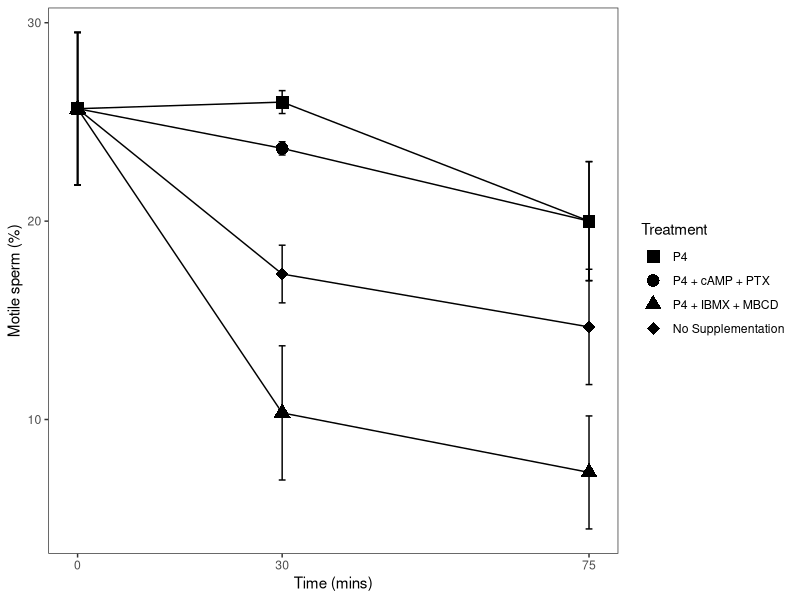
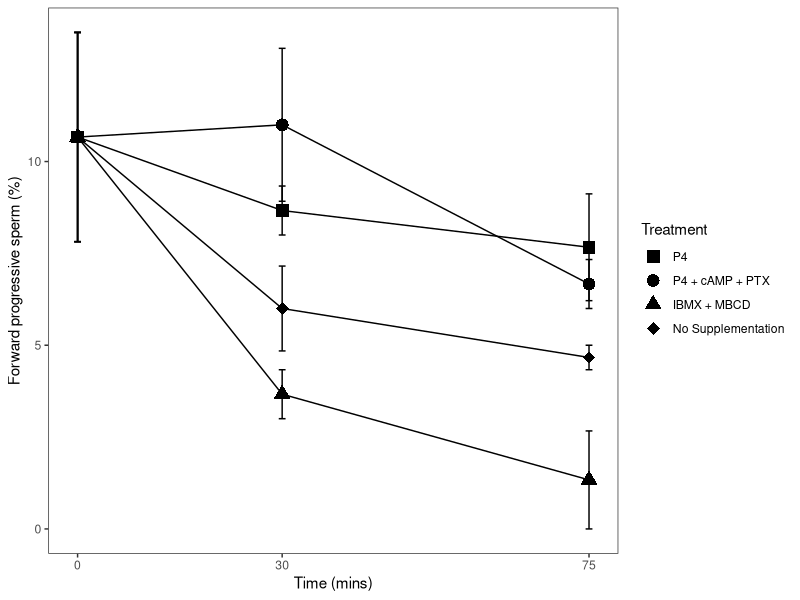
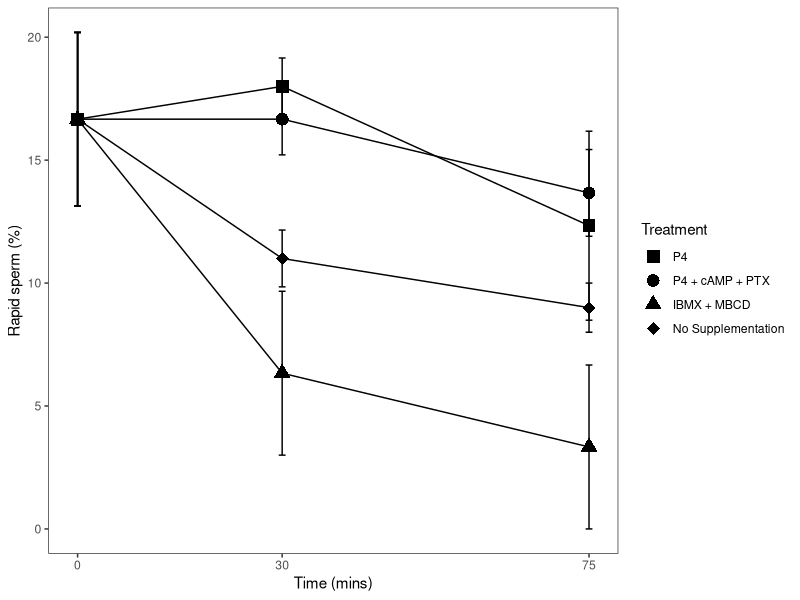
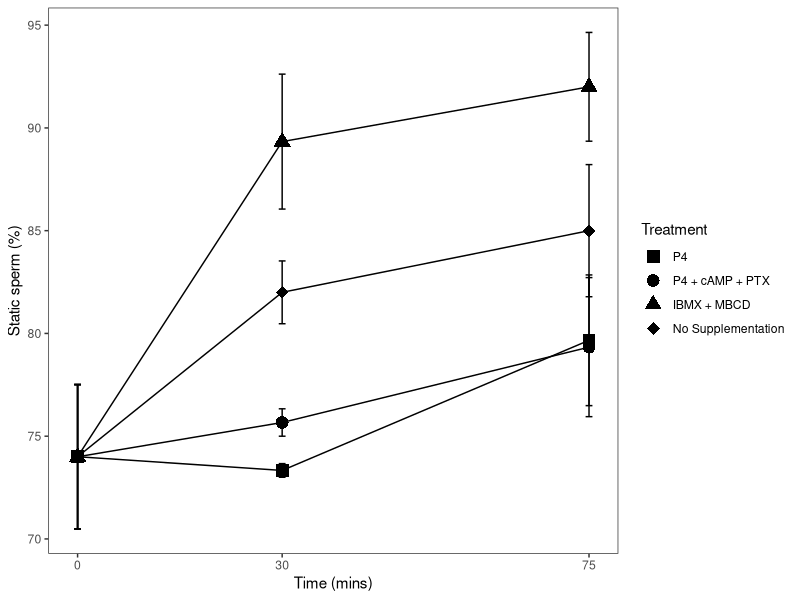
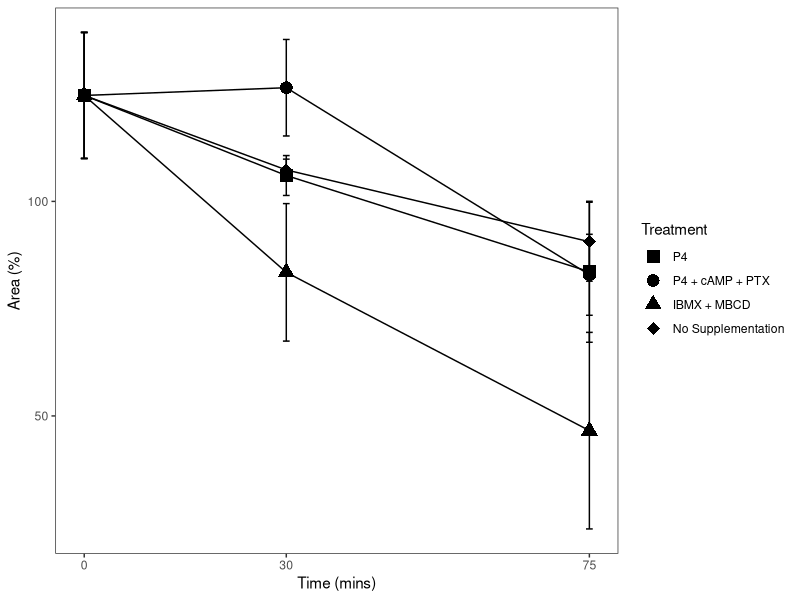
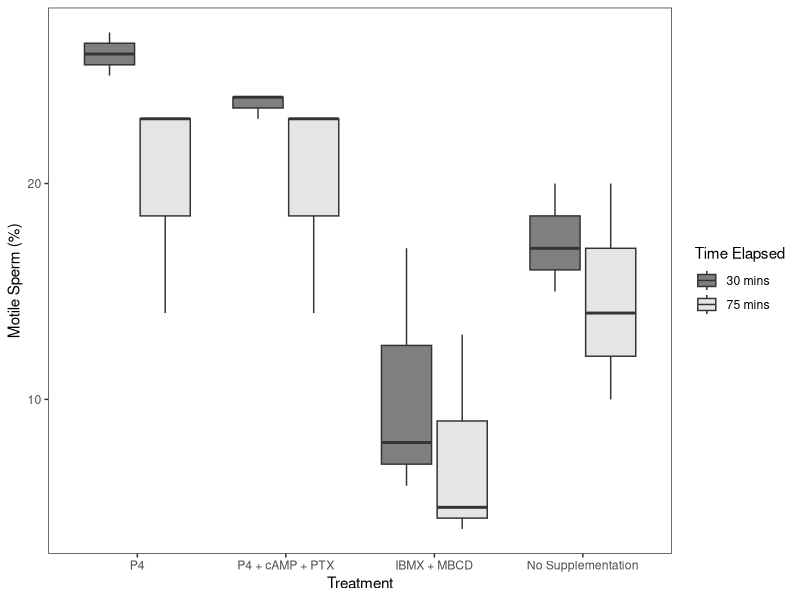
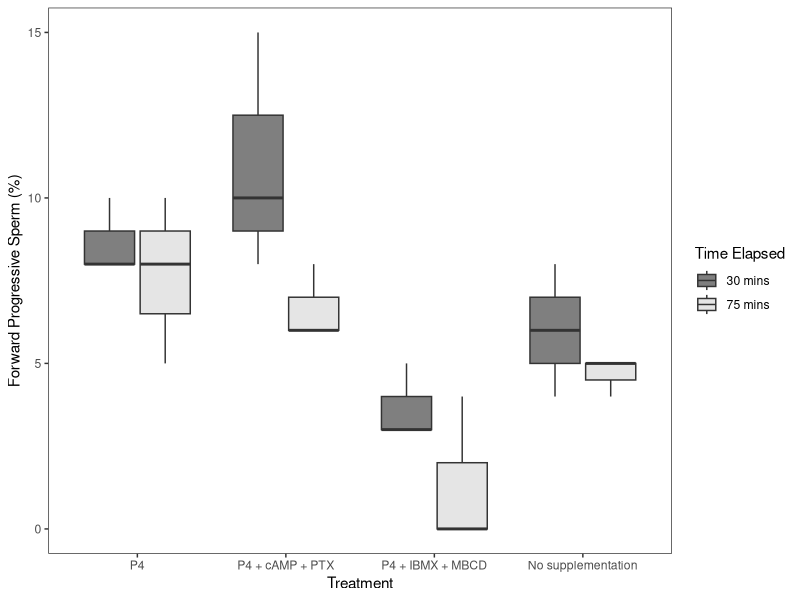
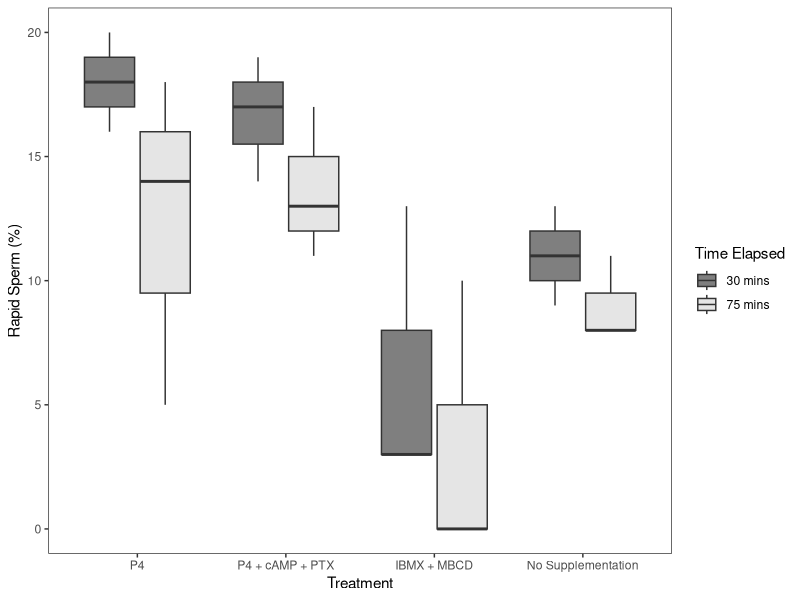

These charts were generated, in order, by the following R code:
casa = read.table("CASA.csv", sep = ",", header = T)

install.packages("rstatix")

library(ggplot2)
library(rstatix)
library(tidyverse)

casa$DUNNART = as.factor(casa$DUNNART)
casa = casa[-c(28:39),]
casa.trim = subset(casa, TIME != 0)
casa.trim$TIME = as.factor(casa.trim$TIME)

casa.0alt = rbind(casa, casa[rep(1, 3), ])

casa.0alt$TREATMENT[1] = 1
casa.0alt$TREATMENT[28] = 2
casa.0alt$TREATMENT[29] = 3
casa.0alt$TREATMENT[30] = 4

casa.0alt = rbind(casa.0alt, casa.0alt[rep(10, 3), ])

casa.0alt$TREATMENT[10] = 1
casa.0alt$TREATMENT[31] = 2
casa.0alt$TREATMENT[32] = 3
casa.0alt$TREATMENT[33] = 4

casa.0alt = rbind(casa.0alt, casa.0alt[rep(19, 3), ])

casa.0alt$TREATMENT[19] = 1
casa.0alt$TREATMENT[34] = 2
casa.0alt$TREATMENT[35] = 3
casa.0alt$TREATMENT[36] = 4

# Two-way Repeated Measures ANOVA 
# Treatment and Time are both repeated elements of the ID Dunnart

######################### Motility #########################
mot.aov <- anova_test(
  data = casa.trim, dv = MOTILE, wid = DUNNART,
  within = c(TREATMENT,TIME)
)
get_anova_table(mot.aov)
mot.aov$CASA = "MOTILE"

# Pairwise comparisons for time variable
casa.trim %>%
  group_by(TREATMENT) %>%
  pairwise_t_test(
    MOTILE ~ TIME, paired = TRUE, 
    p.adjust.method = "fdr"
  )
# Pairwise comparisons for time variable
casa.trim %>%
  group_by(TIME) %>%
  pairwise_t_test(
    MOTILE ~ TREATMENT, paired = TRUE, 
    p.adjust.method = "fdr"
  )

# pairwise with t0 comp:

###
### Using 0alt data
###


mot0.aov <- anova_test(
  data = casa.0alt, dv = MOTILE, wid = DUNNART,
  within = c(TREATMENT, TIME)
)
get_anova_table(mot0.aov)

# Pairwise comparisons for time variable
mot.time.pv = casa.0alt %>%
  group_by(TREATMENT) %>%
  pairwise_t_test(
    MOTILE ~ TIME, paired = TRUE, 
    p.adjust.method = "fdr"
  )

write.csv(na.omit(mot.time.pv), file = "Motile-Time")

# Pairwise comparisons for time variable
mot.treatment.pv = casa.0alt %>%
  group_by(TIME) %>%
  pairwise_t_test(
    MOTILE ~ TREATMENT, paired = TRUE, 
    p.adjust.method = "fdr"
  )

######################### Progressive motility #########################
prog.aov = anova_test(
  data = casa.trim, dv = PROGRESSIVE, wid = DUNNART,
  within = c(TREATMENT,TIME)
)
get_anova_table(prog.aov)
prog.aov$CASA = "PROGRESSIVE"


###
### Using 0alt data
###

# Progressive motility
casa0.aov <- anova_test(
  data = casa.0alt, dv = PROGRESSIVE, wid = DUNNART,
  within = c(TREATMENT, TIME)
)
get_anova_table(casa0.aov)

# Pairwise comparisons for time variable
prog.time.pv = casa.0alt %>%
  group_by(TREATMENT) %>%
  pairwise_t_test(
    PROGRESSIVE ~ TIME, paired = TRUE, 
    p.adjust.method = "fdr"
  )
prog.time.pv

# Pairwise comparisons for time variable
prog.treatment.pv = casa.0alt %>%
  group_by(TIME) %>%
  pairwise_t_test(
    PROGRESSIVE ~ TREATMENT, paired = TRUE, 
    p.adjust.method = "fdr"
  )

######################### Rapid motility #########################
rapid.aov = anova_test(data = casa.trim, dv = RAPID, wid = DUNNART, within = c(TREATMENT,TIME))
get_anova_table(rapid.aov)
rapid.aov$CASA = "RAPID"

# Pairwise comparisons for time variable
casa.0alt$RAPIDr = casa.0alt$RAPID

for (i in 1:nrow(casa.0alt)){
  casa.0alt$RAPIDr[i] = casa.0alt$RAPID[i] + (runif(1)/1000) - (runif(1)/1000)
}

rapid.time.pv = casa.0alt %>%
  group_by(TREATMENT) %>%
  pairwise_t_test(
    RAPIDr ~ TIME, paired = TRUE, 
    p.adjust.method = "fdr"
  )
rapid.time.pv

# Pairwise comparisons for time variable
rapid.treatment.pv = casa.0alt %>%
  group_by(TIME) %>%
  pairwise_t_test(
    RAPID ~ TREATMENT, paired = TRUE, 
    p.adjust.method = "fdr"
  )
rapid.treatment.pv

######################### Static motility #########################
static.aov = anova_test(data = casa.trim, dv = STATIC, wid = DUNNART, within = c(TREATMENT,TIME))
get_anova_table(static.aov)
static.aov$CASA = "STATIC"

# Pairwise comparisons for time variable
static.time.pv = casa.0alt %>%
  group_by(TREATMENT) %>%
  pairwise_t_test(
    STATIC ~ TIME, paired = TRUE, 
    p.adjust.method = "fdr"
  )
static.time.pv
# Pairwise comparisons for time variable
static.treatment.pv = casa.0alt %>%
  group_by(TIME) %>%
  pairwise_t_test(
    STATIC ~ TREATMENT, paired = TRUE, 
    p.adjust.method = "fdr"
  )
static.treatment.pv

######################### Area #########################
area.aov = anova_test(data = casa.trim, dv = AREA, wid = DUNNART, within = c(TREATMENT,TIME))
get_anova_table(area.aov)
area.aov$CASA = "AREA"

# Pairwise comparisons for time variable
area.time.pv = casa.0alt %>%
  group_by(TREATMENT) %>%
  pairwise_t_test(
    AREA ~ TIME, paired = TRUE, 
    p.adjust.method = "fdr"
  )
area.time.pv
# Pairwise comparisons for time variable
area.treatment.pv = casa.0alt %>%
  group_by(TIME) %>%
  pairwise_t_test(
    AREA ~ TREATMENT, paired = TRUE, 
    p.adjust.method = "fdr"
  )
area.treatment.pv


####
# Summary statistics # And plots #
####
############## Generating summary stats for PROGRESSIVE:
prog.sum = casa %>%
  group_by(TREATMENT, TIME) %>%
  summarise(avg = mean(PROGRESSIVE), 
            s.dev = sd(PROGRESSIVE), 
            s.error = sd(PROGRESSIVE)/sqrt(3)) %>%
  arrange(TIME)

prog.sum$Time = round((prog.sum$TIME^1.32)*30, 0)
prog.sum$PARAM = "Progressive"
prog.csv = prog.sum

# Need to duplicate T0 for each rep:
prog.sum = rbind(prog.sum, prog.sum[rep(1, 3), ])
prog.sum$TREATMENT[1] = 1
prog.sum$TREATMENT[10] = 2
prog.sum$TREATMENT[11] = 3
prog.sum$TREATMENT[12] = 4
prog.sum$TREATMENT = as.factor(prog.sum$TREATMENT)

prog.p = prog.sum %>%
  ggplot(aes(x = Time, y = avg)) +
  geom_line(aes(col=TREATMENT)) +   
  geom_point(aes(shape=TREATMENT), size = 4) +
  geom_errorbar(aes(ymin = avg-s.error, ymax = avg+s.error, col=TREATMENT), width = 1) + 
  scale_shape_manual(values=c(15, 16, 17, 18), name = 'Treatment', label = c('P4','P4 + cAMP + PTX', 'IBMX + MBCD', 'No Supplementation')) +
  scale_color_manual(values=c("#000000", "#000000", "#000000", "#000000")) + 
  theme_bw() +
  scale_x_continuous(breaks=c(0,30,75)) +
  labs(y="Forward progressive sperm (%)", x="Time (mins)") +
  theme(panel.grid.major = element_blank(), panel.grid.minor = element_blank())

# Boxplot:
prog.b = ggplot(casa.trim, aes(x=TREATMENT, y=PROGRESSIVE, fill=TIME)) + 
  geom_boxplot() +
  labs(x='Treatment', y='Forward Progressive Sperm (%)') +
  scale_x_discrete(label = c('P4','P4 + cAMP + PTX', 'P4 + IBMX + MBCD', 'No supplementation')) +
  scale_fill_manual(values = c('grey50', 'grey90'), name = 'Time Elapsed', label = c('30 mins', '75 mins')) +
  theme_bw() +
  theme(panel.grid.major = element_blank(), panel.grid.minor = element_blank())

############## Generating summary stats for MOTILE plot:
mot.sum = casa %>%
  group_by(TREATMENT, TIME) %>%
  summarise(avg = mean(MOTILE), 
            s.dev = sd(MOTILE), 
            s.error = sd(MOTILE)/sqrt(3)) %>%
  arrange(TIME)

mot.sum$Time = round((mot.sum$TIME^1.32)*30, 0)
mot.sum$PARAM = "Motile"
mot.csv = mot.sum

# Need to duplicate T0 for each rep:
mot.sum = rbind(mot.sum, mot.sum[rep(1, 3), ])
mot.sum$TREATMENT[1] = 1
mot.sum$TREATMENT[10] = 2
mot.sum$TREATMENT[11] = 3
mot.sum$TREATMENT[12] = 4
mot.sum$TREATMENT = as.factor(mot.sum$TREATMENT)

mot.p = mot.sum %>%
  ggplot(aes(x = Time, y = avg)) +
  geom_line(aes(col=TREATMENT)) +   
  geom_point(aes(shape=TREATMENT), size = 4) +
  geom_errorbar(aes(ymin = avg-s.error, ymax = avg+s.error, col=TREATMENT), width = 1) + 
  scale_shape_manual(values=c(15, 16, 17, 18), name = 'Treatment', label = c('P4','P4 + cAMP + PTX', 'P4 + IBMX + MBCD', 'No Supplementation')) +
  scale_color_manual(values=c("#000000", "#000000", "#000000", "#000000")) + 
  theme_bw() +
  scale_x_continuous(breaks=c(0,30,75)) +
  labs(y="Motile sperm (%)", x="Time (mins)") +
  theme(panel.grid.major = element_blank(), panel.grid.minor = element_blank())

# Boxplot:
mot.b = ggplot(casa.trim, aes(x=TREATMENT, y=MOTILE, fill=TIME)) + 
  geom_boxplot() +
  labs(x='Treatment', y='Motile Sperm (%)') +
  scale_x_discrete(label = c('P4','P4 + cAMP + PTX', 'IBMX + MBCD', 'No Supplementation')) +
  scale_fill_manual(values = c('grey50', 'grey90'), name = 'Time Elapsed', label = c('30 mins', '75 mins')) +
  theme_bw() +
  theme(panel.grid.major = element_blank(), panel.grid.minor = element_blank())

############## Generating summary stats for RAPID plot:
rapid.sum = casa %>%
  group_by(TREATMENT, TIME) %>%
  summarise(avg = mean(RAPID), 
            s.dev = sd(RAPID), 
            s.error = sd(RAPID)/sqrt(3)) %>%
  arrange(TIME)

rapid.sum$Time = round((rapid.sum$TIME^1.32)*30, 0)
rapid.sum$PARAM = "Rapid"
rapid.csv = rapid.sum

# Need to duplicate T0 for each rep:
rapid.sum = rbind(rapid.sum, rapid.sum[rep(1, 3), ])
rapid.sum$TREATMENT[1] = 1
rapid.sum$TREATMENT[10] = 2
rapid.sum$TREATMENT[11] = 3
rapid.sum$TREATMENT[12] = 4
rapid.sum$TREATMENT = as.factor(rapid.sum$TREATMENT)

# Stacked line graph
rapid.p = rapid.sum %>%
  ggplot(aes(x = Time, y = avg)) +
  geom_line(aes(col=TREATMENT)) +   
  geom_point(aes(shape=TREATMENT), size = 4) +
  geom_errorbar(aes(ymin = avg-s.error, ymax = avg+s.error, col=TREATMENT), width = 1) + 
  scale_shape_manual(values=c(15, 16, 17, 18), name = 'Treatment', label = c('P4','P4 + cAMP + PTX', 'IBMX + MBCD', 'No Supplementation')) +
  scale_color_manual(values=c("#000000", "#000000", "#000000", "#000000")) + 
  theme_bw() +
  scale_x_continuous(breaks=c(0,30,75)) +
  labs(y="Rapid sperm (%)", x="Time (mins)") +
  theme(panel.grid.major = element_blank(), panel.grid.minor = element_blank())

# Boxplot
rapid.b = ggplot(casa.trim, aes(x=TREATMENT, y=RAPID, fill=TIME)) + 
  geom_boxplot() +
  labs(x='Treatment', y='Rapid Sperm (%)') +
  scale_x_discrete(label = c('P4','P4 + cAMP + PTX', 'IBMX + MBCD', 'No Supplementation')) +
  scale_fill_manual(values = c('grey50', 'grey90'), name = 'Time Elapsed', label = c('30 mins', '75 mins')) +
  theme_bw() +
  theme(panel.grid.major = element_blank(), panel.grid.minor = element_blank())

############## Generating summary stats for STATIC plot:
static.sum = casa %>%
  group_by(TREATMENT, TIME) %>%
  summarise(avg = mean(STATIC), 
            s.dev = sd(STATIC), 
            s.error = sd(STATIC)/sqrt(3)) %>%
  arrange(TIME)

static.sum$Time = round((static.sum$TIME^1.32)*30, 0)
static.sum$PARAM = "Static"
static.csv = static.sum

# Need to duplicate T0 for each rep:
static.sum = rbind(static.sum, static.sum[rep(1, 3), ])
static.sum$TREATMENT[1] = 1
static.sum$TREATMENT[10] = 2
static.sum$TREATMENT[11] = 3
static.sum$TREATMENT[12] = 4
static.sum$TREATMENT = as.factor(static.sum$TREATMENT)

# Stacked line graph
static.p = static.sum %>%
  ggplot(aes(x = Time, y = avg)) +
  geom_line(aes(col=TREATMENT)) +   
  geom_point(aes(shape=TREATMENT), size = 4) +
  geom_errorbar(aes(ymin = avg-s.error, ymax = avg+s.error, col=TREATMENT), width = 1) + 
  scale_shape_manual(values=c(15, 16, 17, 18), name = 'Treatment', label = c('P4','P4 + cAMP + PTX', 'IBMX + MBCD', 'No Supplementation')) +
  scale_color_manual(values=c("#000000", "#000000", "#000000", "#000000")) + 
  theme_bw() +
  scale_x_continuous(breaks=c(0,30,75)) +
  labs(y="Static sperm (%)", x="Time (mins)") +
  theme(panel.grid.major = element_blank(), panel.grid.minor = element_blank())

# Boxplot
static.b = ggplot(casa.trim, aes(x=TREATMENT, y=STATIC, fill=TIME)) + 
  geom_boxplot() +
  labs(x='Treatment', y='Static Sperm (%)') +
  scale_x_discrete(label = c('P4','P4 + cAMP + PTX', 'IBMX + MBCD', 'No Supplementation')) +
  scale_fill_manual(values = c('grey50', 'grey90'), name = 'Time Elapsed', label = c('30 mins', '75 mins')) +
  theme_bw() +
  theme(panel.grid.major = element_blank(), panel.grid.minor = element_blank())

############## Generating summary stats for AREA plot:
area.sum = casa %>%
  group_by(TREATMENT, TIME) %>%
  summarise(avg = mean(AREA), 
            s.dev = sd(AREA), 
            s.error = sd(AREA)/sqrt(3)) %>%
  arrange(TIME)

area.sum$Time = round((area.sum$TIME^1.32)*30, 0)
area.sum$PARAM = "Area"
area.csv = area.sum

# Need to duplicate T0 for each rep:
area.sum = rbind(area.sum, area.sum[rep(1, 3), ])
area.sum$TREATMENT[1] = 1
area.sum$TREATMENT[10] = 2
area.sum$TREATMENT[11] = 3
area.sum$TREATMENT[12] = 4
area.sum$TREATMENT = as.factor(area.sum$TREATMENT)

# Stacked line graph
area.p = area.sum %>%
  ggplot(aes(x = Time, y = avg)) +
  geom_line(aes(col=TREATMENT)) +   
  geom_point(aes(shape=TREATMENT), size = 4) +
  geom_errorbar(aes(ymin = avg-s.error, ymax = avg+s.error, col=TREATMENT), width = 1) + 
  scale_shape_manual(values=c(15, 16, 17, 18), name = 'Treatment', label = c('P4','P4 + cAMP + PTX', 'IBMX + MBCD', 'No Supplementation')) +
  scale_color_manual(values=c("#000000", "#000000", "#000000", "#000000")) + 
  theme_bw() +
  scale_x_continuous(breaks=c(0,30,75)) +
  labs(y="Area (%)", x="Time (mins)") +
  theme(panel.grid.major = element_blank(), panel.grid.minor = element_blank())

# Boxplot
area.b = ggplot(casa.trim, aes(x=TREATMENT, y=AREA, fill=TIME)) + 
  geom_boxplot() +
  labs(x='Treatment', y='Area (%)') +
  scale_x_discrete(label = c('P4','P4 + cAMP + PTX', 'IBMX + MBCD', 'No Supplementation')) +
  scale_fill_manual(values = c('grey50', 'grey90'), name = 'Time Elapsed', label = c('30 mins', '75 mins')) +
  theme_bw() +
  theme(panel.grid.major = element_blank(), panel.grid.minor = element_blank())

########################################



########################################
# Writing plots
# Line plots
tiff(file = "MOTILE_line.tiff", width=8, height=6, units="in", res=100, compression="lzw")
mot.p + guides(colour = "none")
dev.off()

tiff(file = "PROGRESSIVE_line.tiff", width=8, height=6, units="in", res=100, compression="lzw")
prog.p + guides(colour = "none")
dev.off()

tiff(file = "RAPID_line.tiff", width=8, height=6, units="in", res=100, compression="lzw")
rapid.p + guides(colour = "none")
dev.off()

tiff(file = "STATIC_line.tiff", width=8, height=6, units="in", res=100, compression="lzw")
static.p + guides(colour = "none")
dev.off()

tiff(file = "AREA_line.tiff", width=8, height=6, units="in", res=100, compression="lzw")
area.p + guides(colour = "none")
dev.off()

# Boxplots
tiff(file = "MOTILE_boxplot.tiff", width=8, height=6, units="in", res=100, compression="lzw")
mot.b
dev.off()

tiff(file = "PROGRESSIVE_boxplot.tiff", width=8, height=6, units="in", res=100, compression="lzw")
prog.b
dev.off()

tiff(file = "RAPID_boxplot.tiff", width=8, height=6, units="in", res=100, compression="lzw")
rapid.b
dev.off()

tiff(file = "STATIC_boxplot.tiff", width=8, height=6, units="in", res=100, compression="lzw")
static.b
dev.off()

tiff(file = "AREA_boxplot.tiff", width=8, height=6, units="in", res=100, compression="lzw")
area.b
dev.off()



# Writing files
all.times = rbind(mot.time.pv, prog.time.pv, static.time.pv, # rapid.time.pv, 
                  area.time.pv)

all.treatments = na.omit(rbind(mot.treatment.pv, prog.treatment.pv, rapid.treatment.pv, static.treatment.pv, area.treatment.pv))

all.means = na.omit(rbind(prog.csv, mot.csv, rapid.csv, static.csv, area.csv))
mycols = c("PARAM", "TREATMENT", "Time", "avg", "s.error")
all.means = all.means[,(names(all.means) %in% mycols)]
all.means$avg = round(all.means$avg, 2)
all.means$s.error = round(all.means$s.error, 2)
dfcolnames = c("Treatment", "Mean", "Standard Error", "Time", "CASA Parameter")
colnames(all.means) = dfcolnames

all.anovas = na.omit(rbind(prog.aov, mot.aov, rapid.aov, static.aov, area.aov))

write.csv(all.times, file = 'all-times.csv', row.names = FALSE) # rapid is missing
write.csv(all.treatments, file = 'all-treatmets.csv', row.names = FALSE)
write.csv(all.means, file = "all-means.csv", row.names = FALSE)
write.csv(all.anovas, file = "all-anovas.csv", row.names = FALSE)
